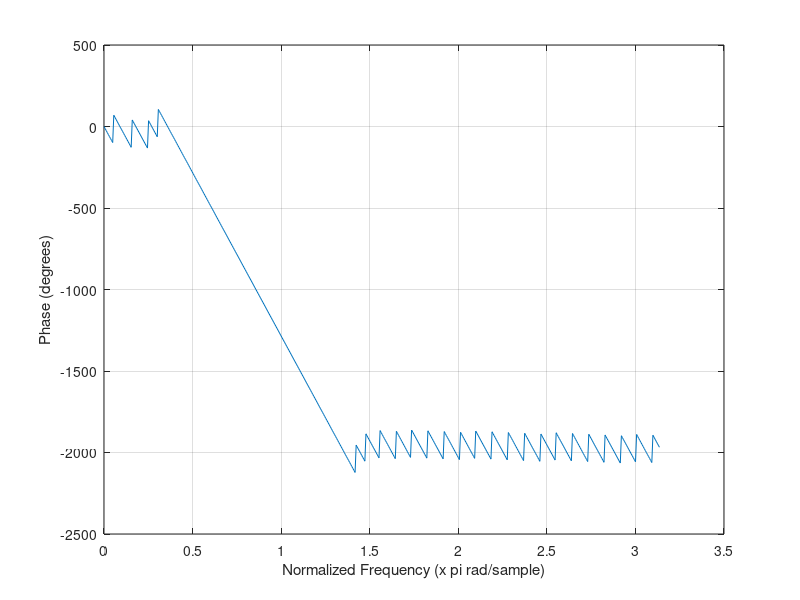
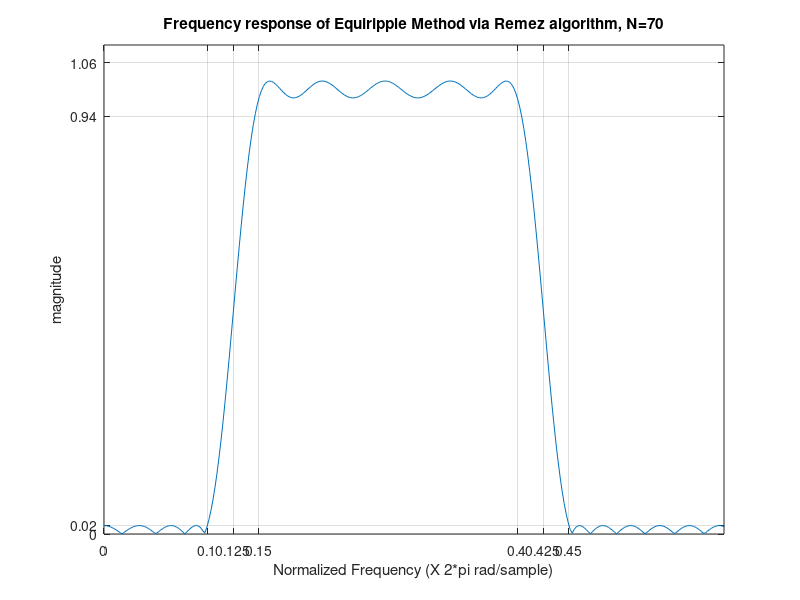

Source code (MATLAB) for these figures, in order:
%FIR Equiripple bia Remez Algorithm 
n =70;  
f = [0 0.10 0.15 0.40 0.45 1];
m = [0 0 1 1 0 0];
e = remez(n,f,m);
[Hr,w] = freqz(e);
figure(3)
plot(w/pi,abs(Hr))
axis([0 0.60 0 1.1])
grid on
set(gca,'YTick',[0 0.02 0.94 1.06])
set(gca,'XTick',[0 0.1 0.125 0.150 0.40 0.425 0.45])
title('Frequency response of Equiripple Method via Remez algorithm, N=70');
xlabel('Normalized Frequency (X 2*pi rad/sample)')
ylabel('magnitude')
figure()
plot(w,unwrap(angle(Hr))*180/pi)
grid on
xlabel('Normalized Frequency (x pi rad/sample)')
ylabel('Phase (degrees)')